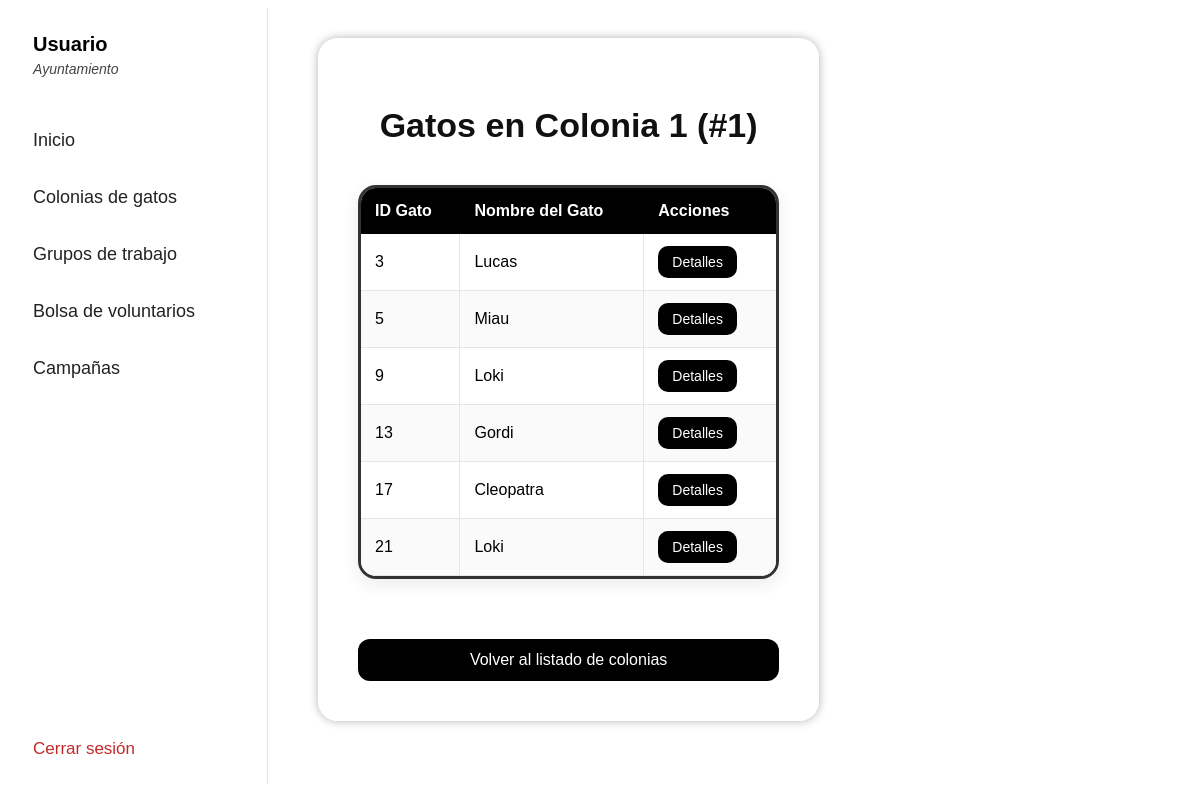
The page /BD2imo/panel_ayuntamiento/opciones_gest_colonias/ver_todos_gatos.php?id=1 on the database its author committed.
### tables this page shows
CREATE TABLE colonia (
    id_colonia INT AUTO_INCREMENT NOT NULL PRIMARY KEY,
    nombre_colonia Varchar(100) NOT NULL,
    coordenadas_GPS Varchar(100) NOT NULL,
    descripción_ubicación Varchar(255),
    comentarios Varchar(255),
    id_ayuntamiento INT NOT NULL,
    CONSTRAINT fk_colonia_ayuntamiento FOREIGN KEY (id_ayuntamiento) REFERENCES ayuntamiento(id_ayuntamiento)
);

CREATE TABLE gato (
    id_gato INT AUTO_INCREMENT NOT NULL PRIMARY KEY,
    nombre Varchar(100) NOT NULL,
    num_chip Varchar(20) NULL,
    url_foto Varchar(255) NULL,
    descripcion_aspecto Varchar(255) NULL,
    id_estado INT NOT NULL,
    CONSTRAINT fk_gato_estado FOREIGN KEY (id_estado) REFERENCES estado_gato(id_estado)
);

### BD2imo/panel_ayuntamiento/opciones_gest_colonias/ver_todos_gatos.php (the view, shortened to what this page needs)
<?php
$id_colonia_actual = "";
$nombre_colonia = "Colonia Desconocida";
$gatos_encontrados = null;
if (isset($_GET["id"])) {
    $id_colonia_actual = $_GET["id"];
    $conexion = mysqli_connect("localhost", "root", "");
    $consulta_nombre = "SELECT nombre_colonia FROM colonia WHERE id_colonia = '$id_colonia_actual'";
    $res_nombre = mysqli_query($conexion, $consulta_nombre);
    if ($reg = mysqli_fetch_array($res_nombre)) {
        $nombre_colonia = $reg['nombre_colonia'];
    }
    $consulta_gatos = "
        SELECT g.id_gato, g.nombre
        FROM gato g
        JOIN historial_colonia hc ON g.id_gato = hc.id_gato
        WHERE hc.id_colonia = '$id_colonia_actual'
          AND hc.fecha_salida IS NULL";
    $gatos_encontrados = mysqli_query($conexion, $consulta_gatos);
} else {
    $mensaje = "Error: No se ha especificado el ID de la colonia.";
}
?>
<!DOCTYPE html>
<html>
<head>
    <link rel="stylesheet" href="../../estilo/estilo_panel.css">
    <link rel="stylesheet" href="../../estilo/estilo_contenido.css">
</head>
<body>
<div style="display: flex; flex-direction: row;">
    <?php include("../panel_opciones.php"); ?>
    <div class="zona-contenido">
        <div class="contenedor-difuminado">
            <h2 class="titulo-dashboard">Gatos en <?php echo htmlspecialchars($nombre_colonia); ?> (#<?php echo htmlspecialchars($id_colonia_actual); ?>)</h2>
            <?php if ($gatos_encontrados && mysqli_num_rows($gatos_encontrados) > 0) : ?>
                <table class="tabla-colonias">
                    <thead>
                        <tr>
                            <th>ID Gato</th>
                            <th>Nombre del Gato</th>
                            <th>Acciones</th>
                        </tr>
                    </thead>
                    <tbody>
    <?php
    while($registro = mysqli_fetch_array($gatos_encontrados)) {
        $id_gato = $registro["id_gato"];
        $nombre_gato = $registro["nombre"];
    ?>
                        <tr>
                            <td><?php echo htmlspecialchars($id_gato); ?></td>
                            <td><?php echo htmlspecialchars($nombre_gato); ?></td>
                            <td>
                                <div class="acciones-container">
                                    <button class="boton-mini"
                                            onclick="location.href='detalles_gato.php?id=<?php echo htmlspecialchars($id_gato); ?>'">
                                        Detalles
                                    </button>
                                </div>
                            </td>
                        </tr>
    <?php
    }
    ?>
                    </tbody>
                </table>
            <?php endif; ?>
            <div style="max-width: 500px; margin: 30px auto 0;">
                <button type="button"
                        class="boton-gestion boton-confirmar"
                        onclick="location.href='../gestionar_colonias.php'">
                    Volver al listado de colonias
                </button>
            </div>
        </div>
    </div>
</div>
</body>
</html>

### BD2imo/panel_ayuntamiento/panel_opciones.php (shortened to what this page needs)
<?php
$usuario_mostrar = $_SESSION['usuario'] ?? "Usuario";
?>
<div class="panel-lateral">
    <div class="nombre-usuario"><?php echo htmlspecialchars($usuario_mostrar); ?></div>
    <div class="nombre-rol">Ayuntamiento</div>
    <div class="opcion-menu"><a href="/BD2XAMPPions/BD2imo/panel_ayuntamiento/principal_ayuntamiento.php">Inicio</a></div>
    <div class="opcion-menu"><a href="/BD2XAMPPions/BD2imo/panel_ayuntamiento/gestionar_colonias.php">Colonias de gatos</a></div>
    <div class="opcion-menu"><a href="/BD2XAMPPions/BD2imo/panel_ayuntamiento/gestionar_grupos.php">Grupos de trabajo</a></div>
    <div class="opcion-menu"><a href="/BD2XAMPPions/BD2imo/panel_ayuntamiento/gestionar_borsin.php">Bolsa de voluntarios</a></div>
    <div class="opcion-menu"><a href="/BD2XAMPPions/BD2imo/panel_ayuntamiento/gestionar_campanas.php">Campañas</a></div>
    <div class="cerrar-sesion"> <a href="/BD2XAMPPions/BD2imo/login_registro/logout.php">Cerrar sesión</a> </div>
</div>

### BD2imo/estilo/estilo_panel.css (style rules this page uses)
.panel-lateral { width: 260px; height: 97vh; background: rgba(255, 255, 255, 0.15); backdrop-filter: blur(10px); -webkit-backdrop-filter: blur(10px); color: black; padding: 25px; box-sizing: border-box; font-family: Arial; display: flex; flex-direction: column; border-right: 1px solid rgba(0,0,0,0.1); }
.nombre-usuario { font-size: 20px; font-weight: bold; margin-bottom: 5px; }
.nombre-rol { font-size: 14px; font-style: italic; color: #444; margin-bottom: 35px; }
.opcion-menu { margin: 18px 0; font-size: 18px; }
.opcion-menu a { text-decoration: none; color: #222; }
.cerrar-sesion { margin-top: auto; font-size: 17px; }
.cerrar-sesion a { color: #c62828; text-decoration: none; }
.zona-contenido { margin-left: 0px; padding: 0px; font-family: Arial; }

### BD2imo/estilo/estilo_contenido.css (style rules this page uses)
.zona-contenido { margin-left: 50px; min-height: 97vh; background-size: cover; background-position: center; box-sizing: border-box; }
.contenedor-difuminado { background: rgba(255, 255, 255, 0.85); backdrop-filter: blur(6px); -webkit-backdrop-filter: blur(6px); padding: 40px; border-radius: 20px; box-shadow: 0 0 10px rgba(0,0,0,0.3); width: 92%; margin: auto; margin-top: 30px; }
.titulo-dashboard { text-align: center; font-size: 34px; font-weight: bold; margin-bottom: 40px; color: #111; }
.boton-gestion { width: 100%; padding: 12px; background: #000; color: white; border: none; border-radius: 12px; cursor: pointer; font-size: 16px; }
.tabla-colonias { border: 3px solid #333; width: 100%; border-collapse: separate; border-spacing: 0; background: transparent; box-shadow: 0 6px 18px rgba(0,0,0,0.08); border-radius: 18px; overflow: hidden; }
.tabla-colonias thead th { background: #000; color: #fff; padding: 14px; font-size: 16px; text-align: left; }
.tabla-colonias tbody td { background: rgba(255,255,255,0.95); padding: 12px 14px; border-bottom: 1px solid #e6e6e6; }
.tabla-colonias tbody td:not(:last-child) { border-right: 1px solid #e6e6e6; }
.tabla-colonias tbody tr:nth-child(even) td { background: rgba(250,250,250,0.95); }
.tabla-colonias thead th:first-child { border-top-left-radius: 12px; }
.tabla-colonias thead th:last-child { border-top-right-radius: 12px; }
.boton-mini { padding: 8px 14px; font-size: 14px; border-radius: 10px; border: none; cursor: pointer; background: #000; color: white; margin-right: 6px; }
.acciones-container { display: flex; flex-direction: row; align-items: center; }
.contenedor-difuminado .tabla-colonias { margin-top: 10px; }
.boton-confirmar { width: 100%; margin-top: 30px; }

### rows shown on the page
colonia: nombre_colonia "Colonia 1"
gato: id_gato "3", nombre "Lucas"
gato: id_gato "5", nombre "Miau"
gato: id_gato "9", nombre "Loki"
gato: id_gato "13", nombre "Gordi"
gato: id_gato "17", nombre "Cleopatra"
gato: id_gato "21", nombre "Loki"

### other values the page prints
$usuario_mostrar "Usuario"
$id_colonia_actual "1"
